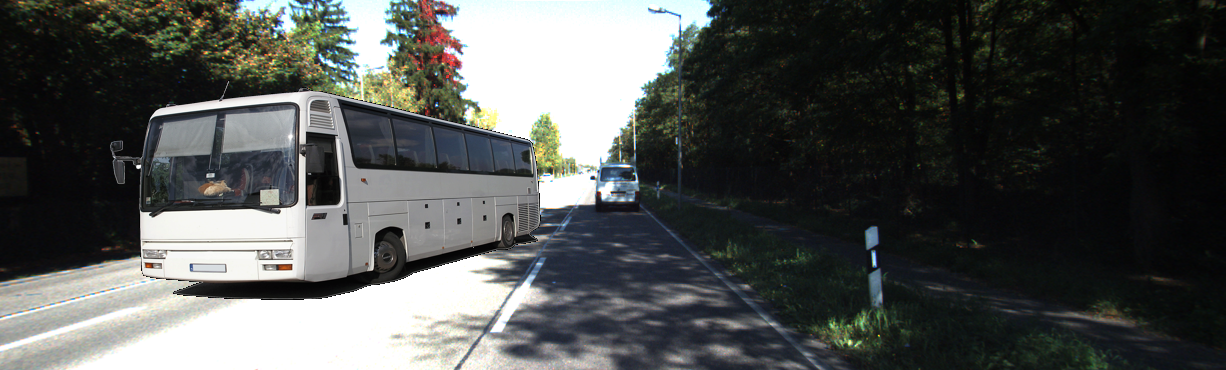
//> input picture data/000270.png, 1226 x 370 px
$ ./test_surf ../data/000270.png ../data/img1_l.png   (built with g++ and OpenCV 4)
//> lines starting //> are read from the running program, lines starting //| are printed output that depends on the picture
/*
 * @file SURF_FlannMatcher
 * @brief SURF detector + descriptor + FLANN Matcher
 * @author A. Huaman
 */
#include <stdio.h>
#include <iostream>
#include <stdio.h>
#include <iostream>
#include "opencv2/core.hpp"
#include "opencv2/features2d.hpp"
#include "opencv2/imgcodecs.hpp"
#include "opencv2/highgui.hpp"
#include "opencv2/xfeatures2d.hpp"
using namespace std;
using namespace cv;
using namespace cv::xfeatures2d;
void readme();
/*
 * @function main
 * @brief Main function
 */
int main( int argc, char** argv )
{
    clock_t begin = clock();
    clock_t end;
    double elapsed_secs;

    if( argc != 3 )
    { readme(); return -1; }
    Mat img_1 = imread( argv[1], IMREAD_GRAYSCALE );
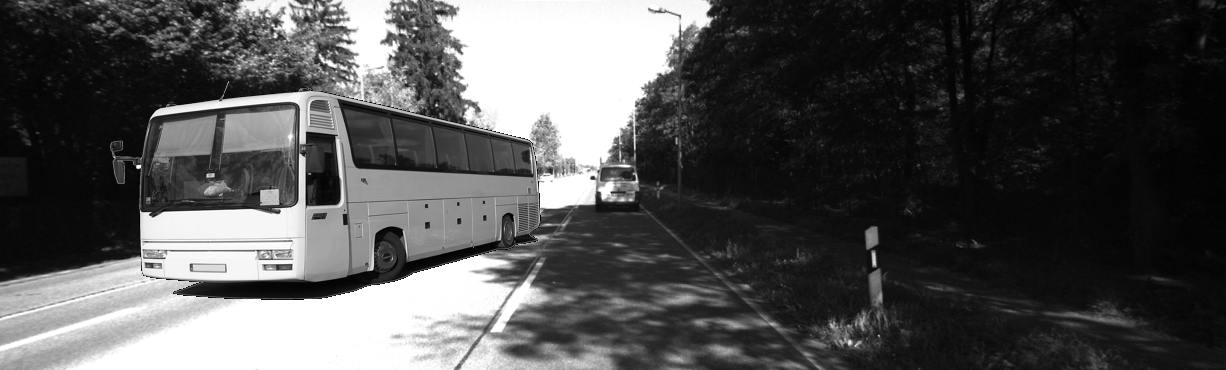
//> img_1: 370 rows x 1226 cols, CV_8UC1; min 0, max 255, mean 81.7
    Mat img_2 = imread( argv[2], IMREAD_GRAYSCALE );
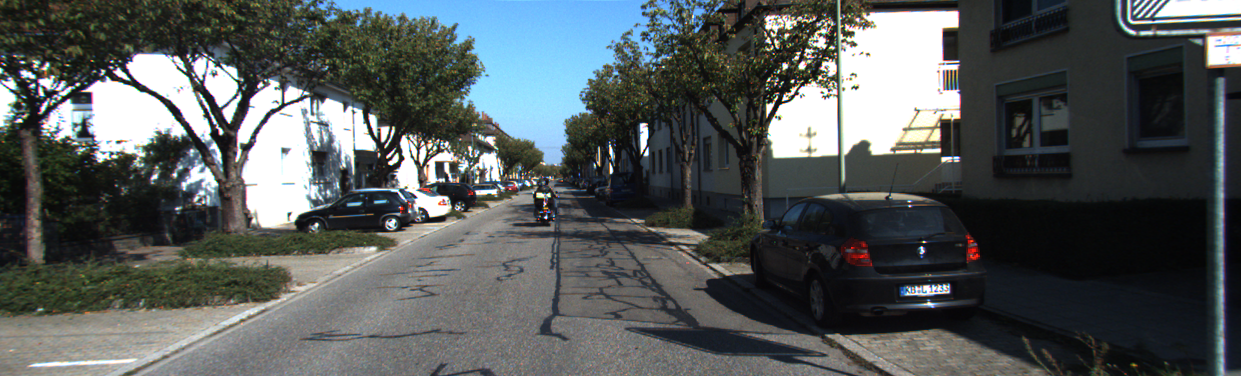
//> input picture data/img1_l.png, 1241 x 376 px
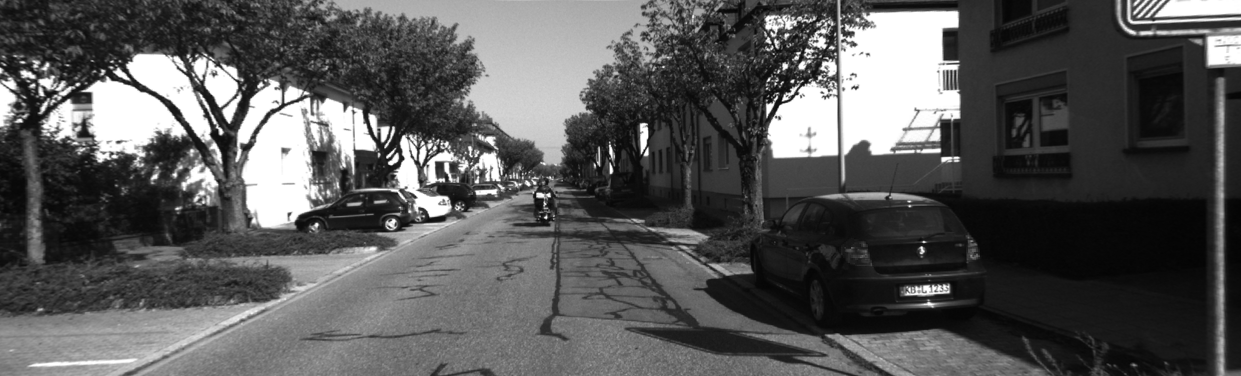
//> img_2: 376 rows x 1241 cols, CV_8UC1; min 3, max 255, mean 87.7
    if( !img_1.data || !img_2.data )
    { std::cout<< " --(!) Error reading images " << std::endl; return -1; }

    //-- Step 1: Detect the keypoints using SURF Detector, compute the descriptors
    int minHessian = 400;
//> (the run ends here: the program stops with an error, at `Ptr<SURF> detector = SURF::create();`)
